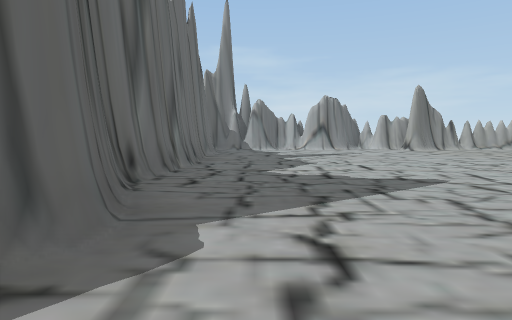
[1] (above)

16 first-person views from a walk through a Unity game level. The camera is 1.3 m above the floor, tilts 4° down and sees 75° across. The floor is counted in squares, 2 m on a side. Each view is taken from the middle of a square. On the plan, view 1 faces up. The plan holds only what a view shows up to about 10 squares ahead; the rest is blank.

[2]
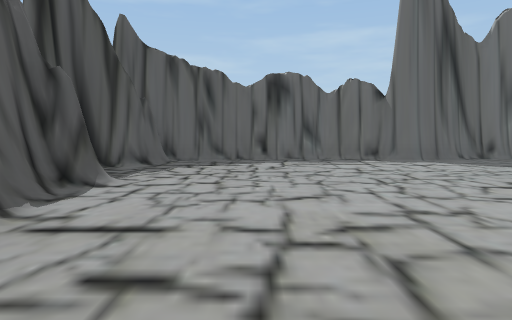

[3]
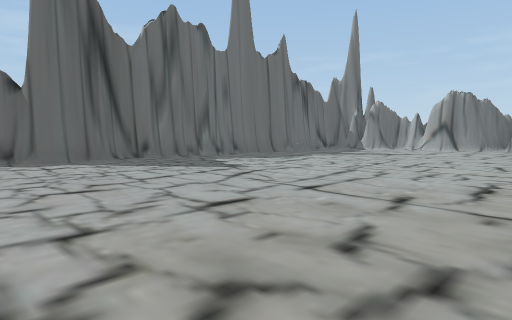

[4]
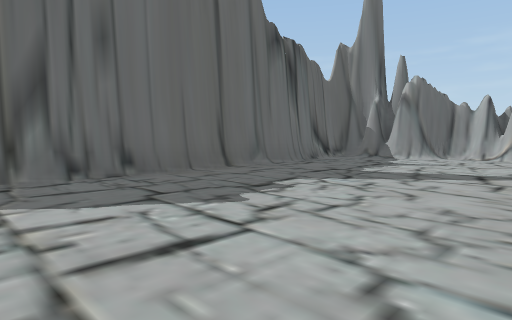

[5]
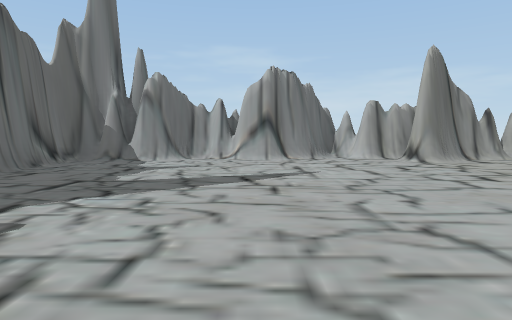

[6]
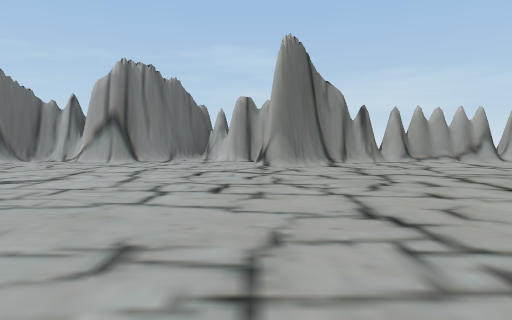

[7]
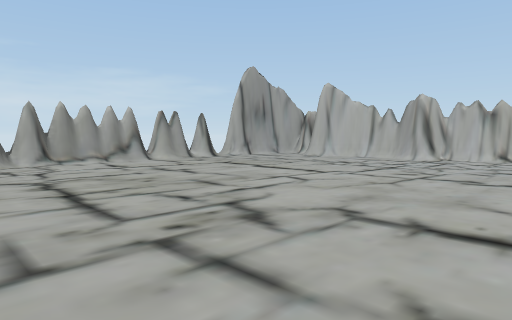

[8]
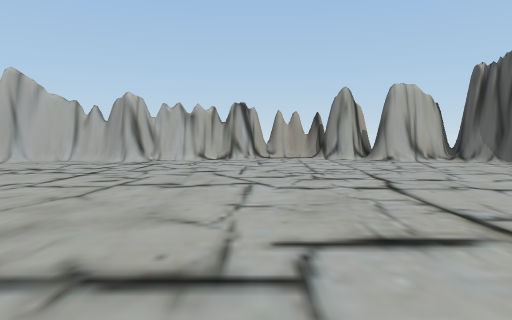

[9]
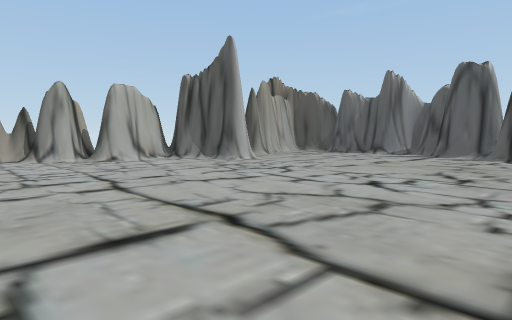

[10]
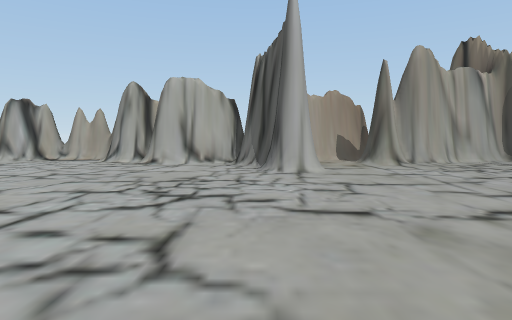

[11]
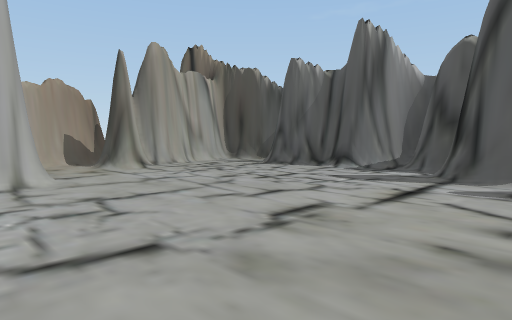

[12]
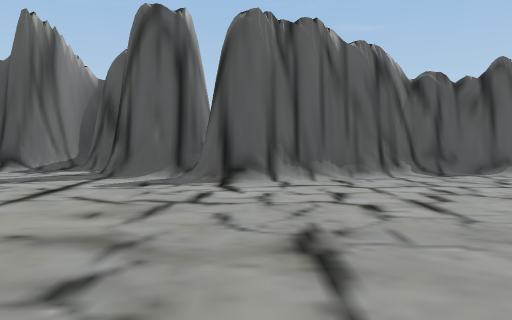

[13]
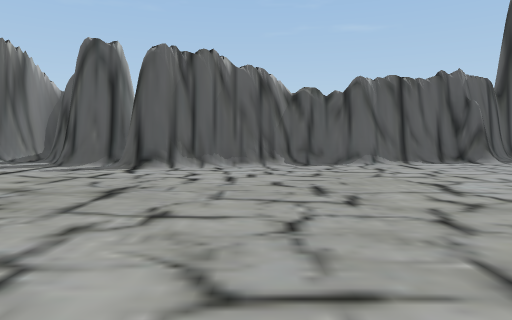

[14]
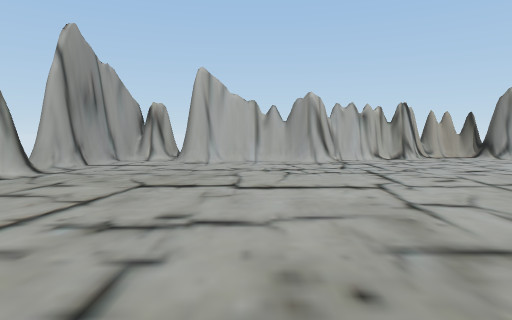

[15]
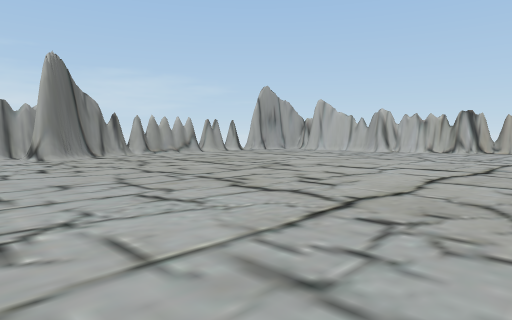

[16]
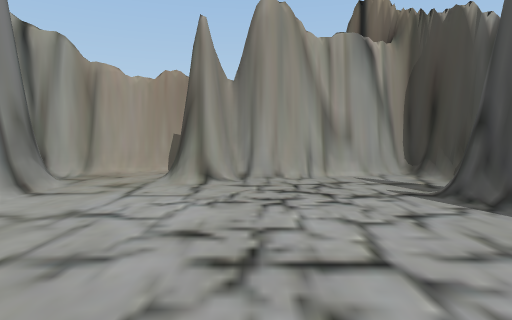

### Floor plan
Key: @ floor where view 1 was taken; # wall or solid block; . floor.
Columns run from 2 left of view 1 to 21 right of it. Each row starts with its distance up from view 1.
 18       ####
 17 #######..##############
 16 ##.......##...........#
 15 #....................##
 14 #....................#
 13 #....................#
 12 #....................#
 11 #....................##
 10 #.....................#
  9 #.....................##
  8 #......................#
  7 #......................#
  6 #.....................##
  5 #.....................##
  4 #....................##
  3 #.....................#
  2 #....................##
  1 #...................####
  0 #.@....................#
 -1 #....................###
 -2 #.....................#
 -3 #............#........#
 -4 ##......########......#
 -5  ##..####      ########
 -6   ####

Where each view was taken, in squares from view 1:
view 1: 0 up, 0 right, facing up
view 2: 2 down, 8 right, facing left
view 3: 0 up, 8 right, facing up-left
view 4: 6 up, 4 right, facing up-left
view 5: 7 up, 3 right, facing up
view 6: 8 up, 7 right, facing up
view 7: 8 up, 9 right, facing up-right
view 8: 8 up, 10 right, facing right
view 9: 8 up, 10 right, facing down-right
view 10: 2 up, 11 right, facing right
view 11: 2 up, 12 right, facing down-right
view 12: 2 up, 11 right, facing down
view 13: 4 up, 9 right, facing down
view 14: 13 up, 10 right, facing right
view 15: 5 up, 5 right, facing up-right
view 16: 2 down, 14 right, facing right
